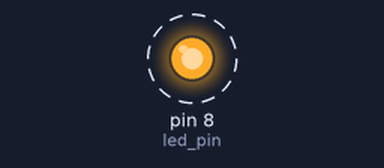
Recording of a program running on a simulated Raspberry Pi (header pin numbers). On the bench: output pins drawn as LEDs (lit = HIGH). Dashed ring = blinking.

Above: at 0.5 s.
Timing chart, 0 to 4.6 s (numbered marks = the images above):
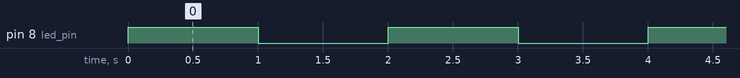

The program:

blink.py
```python
import RPi.GPIO as GPIO
from time import sleep

led_pin = 8
GPIO.setwarnings(False)
GPIO.setmode(GPIO.BOARD) #alternate mode BCM
GPIO.setup(led_pin, GPIO.OUT, initial=GPIO.LOW)

while True:
    GPIO.output(led_pin, GPIO.HIGH)
    sleep(1)
    GPIO.output(led_pin, GPIO.LOW)
    sleep(1)

GPIO.cleanup()
```

Measured:
- by itself, pin 8 (led_pin): alternates HIGH for 1.0 s and LOW for 1.0 s
